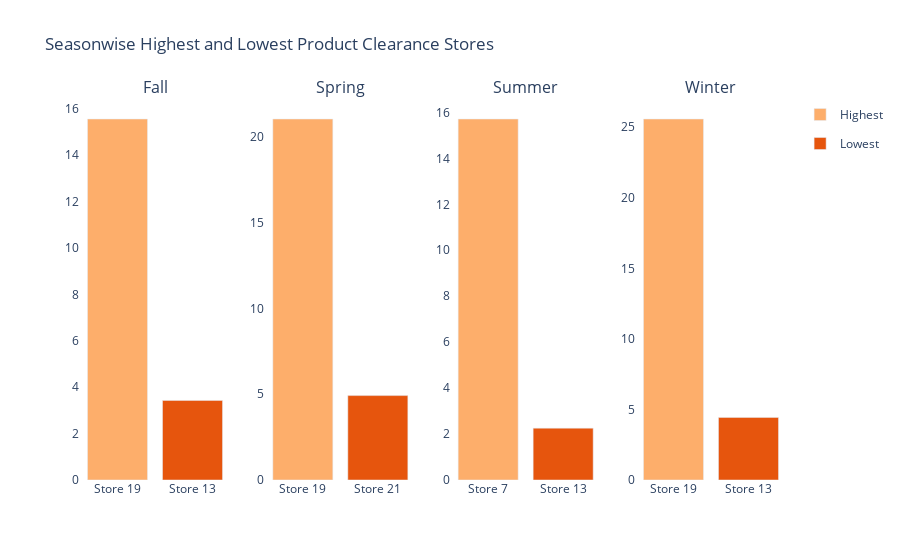

The notebook cell saved with this chart:
### Code cell
import pandas as pd
import plotly.graph_objs as go
from plotly.subplots import make_subplots

# Assuming the percentage clearance DataFrame is already created and named perc_clearance_seasonwise

# Reset the index to convert the multi-level index to columns
perc_clearance_df = perc_clearance_seasonwise.reset_index()

# Sort the data in descending order for each season
perc_clearance_df_sorted = perc_clearance_df.sort_values(by=['season', 'product clearance'], ascending=[True, False])

# Find the highest and lowest clearance stores for each season
highest_clearance = perc_clearance_df_sorted.groupby('season').head(1)
lowest_clearance = perc_clearance_df_sorted.groupby('season').tail(1)

# Merge the highest and lowest clearance stores
combined_df = pd.concat([highest_clearance, lowest_clearance])

# Create a grouped bar chart with subplots for each season
fig = make_subplots(rows=1, cols=4, subplot_titles=("Fall", "Spring", "Summer", "Winter"))

# Define the color scale
color_scale = {'Highest': '#fdae6b', 'Lowest': '#e6550d'}

# Add traces for each season and store
for index, (season, season_df) in enumerate(combined_df.groupby("season")):
    for idx, row in season_df.iterrows():
        if row['store'] == highest_clearance.loc[highest_clearance['season'] == row['season'], 'store'].values[0]:
            label = "Highest"
        else:
            label = "Lowest"

        fig.add_trace(go.Bar(x=[f"Store {row['store']}"],
                             y=[row['product clearance']],
                             name=label,
                             marker=dict(color=color_scale[label]),
                             legendgroup=label,
                             showlegend=index == 0),
                      row=1, col=index + 1)

# Update the layout
fig.update_layout(title="Seasonwise Highest and Lowest Product Clearance Stores",
                  barmode='group',
                  plot_bgcolor='rgba(0,0,0,0)',
                  )

# Show the figure
fig.show()

### Figure 1 — Plotly figure (JSON) as saved in the notebook; plotly's stock layout.template omitted (floating-point values rounded to 4 significant figures)
{"data": [{"legendgroup": "Highest", "marker": {"color": "#fdae6b"}, "name": "Highest", "showlegend": true, "type": "bar", "x": ["Store 19"], "xaxis": "x", "y": [15.56], "yaxis": "y"}, {"legendgroup": "Lowest", "marker": {"color": "#e6550d"}, "name": "Lowest", "showlegend": true, "type": "bar", "x": ["Store 13"], "xaxis": "x", "y": [3.431], "yaxis": "y"}, {"legendgroup": "Highest", "marker": {"color": "#fdae6b"}, "name": "Highest", "showlegend": false, "type": "bar", "x": ["Store 19"], "xaxis": "x2", "y": [21.05], "yaxis": "y2"}, {"legendgroup": "Lowest", "marker": {"color": "#e6550d"}, "name": "Lowest", "showlegend": false, "type": "bar", "x": ["Store 21"], "xaxis": "x2", "y": [4.922], "yaxis": "y2"}, {"legendgroup": "Highest", "marker": {"color": "#fdae6b"}, "name": "Highest", "showlegend": false, "type": "bar", "x": ["Store 7"], "xaxis": "x3", "y": [15.71], "yaxis": "y3"}, {"legendgroup": "Lowest", "marker": {"color": "#e6550d"}, "name": "Lowest", "showlegend": false, "type": "bar", "x": ["Store 13"], "xaxis": "x3", "y": [2.258], "yaxis": "y3"}, {"legendgroup": "Highest", "marker": {"color": "#fdae6b"}, "name": "Highest", "showlegend": false, "type": "bar", "x": ["Store 19"], "xaxis": "x4", "y": [25.59], "yaxis": "y4"}, {"legendgroup": "Lowest", "marker": {"color": "#e6550d"}, "name": "Lowest", "showlegend": false, "type": "bar", "x": ["Store 13"], "xaxis": "x4", "y": [4.435], "yaxis": "y4"}], "layout": {"annotations": [{"font": {"size": 16}, "showarrow": false, "text": "Fall", "x": 0.1062, "xanchor": "center", "xref": "paper", "y": 1, "yanchor": "bottom", "yref": "paper"}, {"font": {"size": 16}, "showarrow": false, "text": "Spring", "x": 0.3688, "xanchor": "center", "xref": "paper", "y": 1, "yanchor": "bottom", "yref": "paper"}, {"font": {"size": 16}, "showarrow": false, "text": "Summer", "x": 0.6313, "xanchor": "center", "xref": "paper", "y": 1, "yanchor": "bottom", "yref": "paper"}, {"font": {"size": 16}, "showarrow": false, "text": "Winter", "x": 0.8938, "xanchor": "center", "xref": "paper", "y": 1, "yanchor": "bottom", "yref": "paper"}], "barmode": "group", "plot_bgcolor": "rgba(0,0,0,0)", "title": {"text": "Seasonwise Highest and Lowest Product Clearance Stores"}, "xaxis": {"anchor": "y", "domain": [0, 0.2125]}, "xaxis2": {"anchor": "y2", "domain": [0.2625, 0.475]}, "xaxis3": {"anchor": "y3", "domain": [0.525, 0.7375]}, "xaxis4": {"anchor": "y4", "domain": [0.7875, 1]}, "yaxis": {"anchor": "x", "domain": [0, 1]}, "yaxis2": {"anchor": "x2", "domain": [0, 1]}, "yaxis3": {"anchor": "x3", "domain": [0, 1]}, "yaxis4": {"anchor": "x4", "domain": [0, 1]}}}
